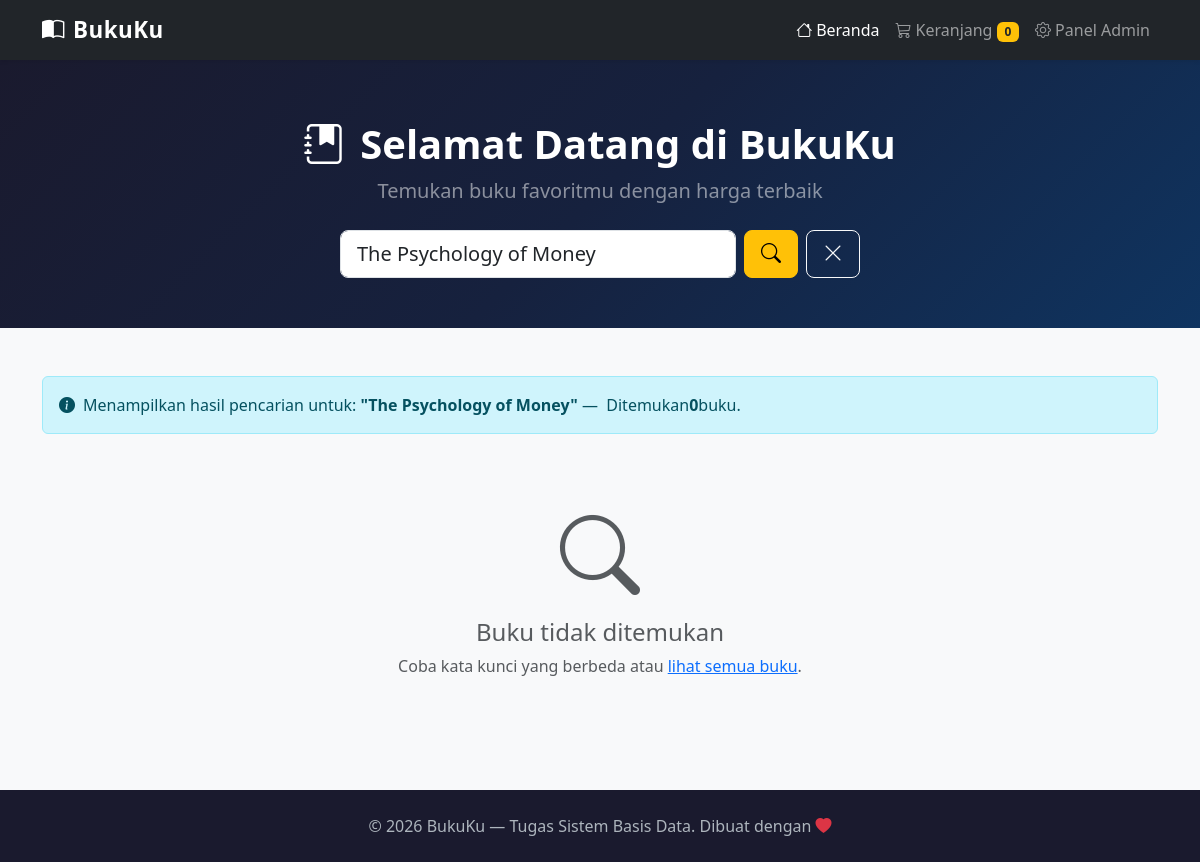
The page /index.php?cari=The Psychology of Money on the database as committed earlier.
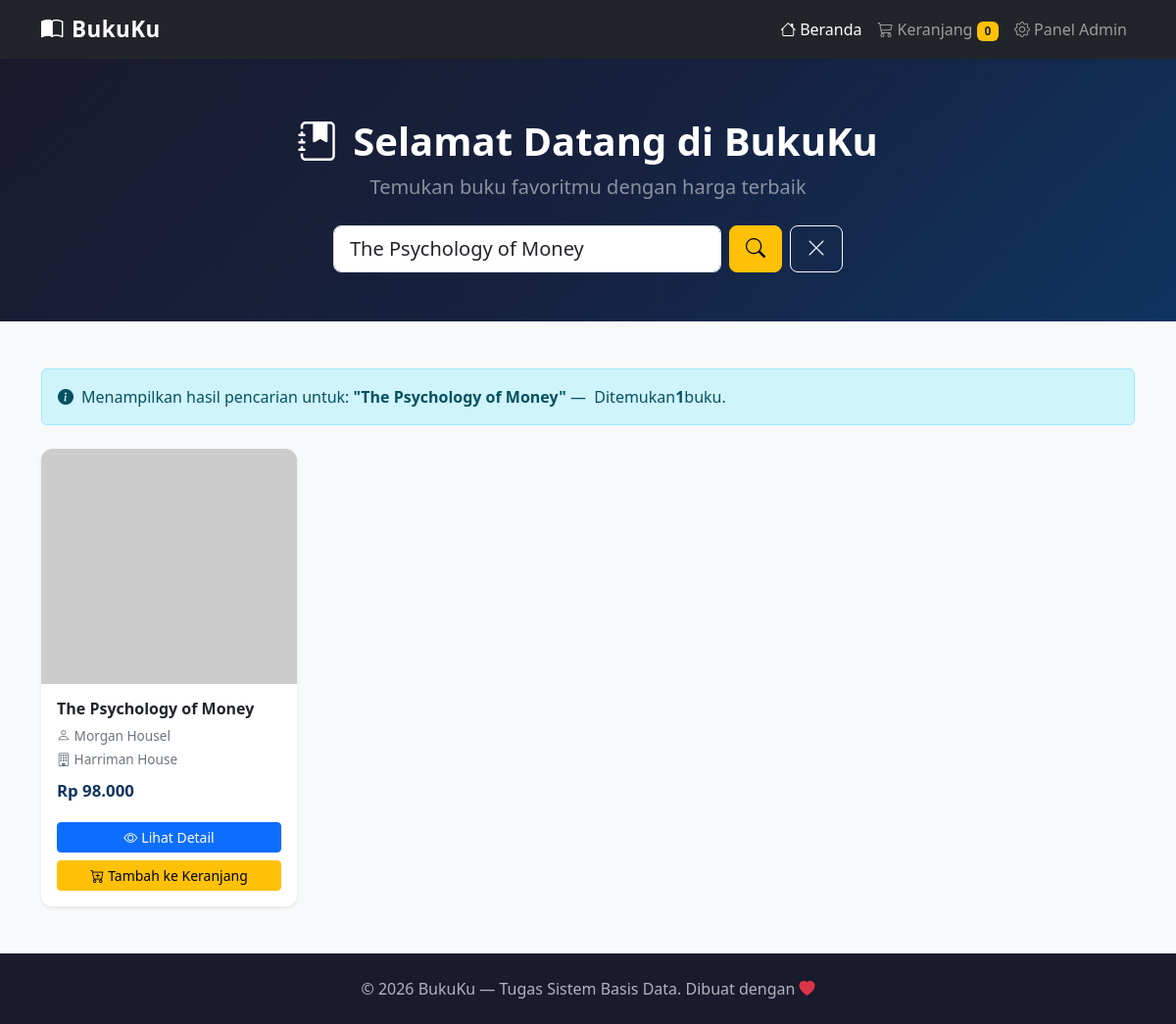
The same page on the database as committed later.
### tables this page shows
CREATE TABLE IF NOT EXISTS buku (
    id       INT(11)        NOT NULL AUTO_INCREMENT,
    judul    VARCHAR(150)   NOT NULL,
    penulis  VARCHAR(100)   NOT NULL,
    penerbit VARCHAR(100)   NOT NULL,
    harga    DECIMAL(12,0)  NOT NULL DEFAULT 0,
    stok     INT(11)        NOT NULL DEFAULT 0,
    deskripsi TEXT,
    cover    VARCHAR(255)   DEFAULT NULL,
    PRIMARY KEY (id)
);

### index.php (the view, shortened to what this page needs)
<?php
require_once 'config/koneksi.php';
$jumlahCart = array_sum($_SESSION['cart'] ?? []);
$kataCari = isset($_GET['cari']) ? trim($_GET['cari']) : '';
if ($kataCari !== '') {
    $stmt = $koneksi->prepare("SELECT * FROM buku WHERE judul LIKE ? ORDER BY judul ASC");
    $paramCari = "%" . $kataCari . "%";
    $stmt->bind_param("s", $paramCari);
    $stmt->execute();
    $result = $stmt->get_result();
} else {
    $result = $koneksi->query("SELECT * FROM buku ORDER BY id DESC");
}
?>
<!DOCTYPE html>
<html lang="id">
<head>
    <link href="https://cdn.jsdelivr.net/npm/bootstrap@5.3.3/dist/css/bootstrap.min.css" rel="stylesheet">
    <link href="https://cdn.jsdelivr.net/npm/bootstrap-icons@1.11.3/font/bootstrap-icons.min.css" rel="stylesheet">
    <link href="assets/css/style.css" rel="stylesheet">
</head>
<body>
    <nav class="navbar navbar-expand-lg navbar-dark bg-dark sticky-top shadow-sm">
        <div class="container">
            <a class="navbar-brand" href="index.php">
                <i class="bi bi-book-half me-2"></i>BukuKu
            </a>
            <div class="collapse navbar-collapse" id="navbarNav">
                <ul class="navbar-nav ms-auto">
                    <li class="nav-item">
                        <a class="nav-link active" href="index.php"><i class="bi bi-house me-1"></i>Beranda</a>
                    </li>
                    <li class="nav-item">
                        <a class="nav-link" href="cart.php">
                            <i class="bi bi-cart3 me-1"></i>Keranjang
                            <span class="badge bg-warning text-dark"><?= $jumlahCart ?></span>
                        </a>
                    </li>
                    <li class="nav-item">
                        <a class="nav-link" href="admin/index.php"><i class="bi bi-gear me-1"></i>Panel Admin</a>
                    </li>
                </ul>
            </div>
        </div>
    </nav>
    <section class="hero-section text-center">
        <div class="container">
            <h1><i class="bi bi-journal-bookmark-fill me-3"></i>Selamat Datang di BukuKu</h1>
            <p class="lead mt-2 mb-4 text-white-50">Temukan buku favoritmu dengan harga terbaik</p>
            <div class="search-wrapper">
                <form action="index.php" method="GET" class="d-flex gap-2">
                    <input
                        type="text"
                        name="cari"
                        class="form-control form-control-lg"
                        placeholder="Cari judul buku..."
                        value="<?= htmlspecialchars($kataCari) ?>"
                        autocomplete="off"
                    >
                    <button class="btn btn-warning btn-lg fw-bold" type="submit">
                        <i class="bi bi-search"></i>
                    </button>
                    <?php if ($kataCari !== ''): ?>
                        <a href="index.php" class="btn btn-outline-light btn-lg" title="Hapus pencarian">
                            <i class="bi bi-x-lg"></i>
                        </a>
                    <?php endif; ?>
                </form>
            </div>
        </div>
    </section>
    <main class="container my-5">
        <?php if ($kataCari !== ''): ?>
            <div class="alert alert-info d-flex align-items-center mb-4" role="alert">
                <i class="bi bi-info-circle-fill me-2"></i>
                Menampilkan hasil pencarian untuk: <strong class="ms-1">"<?= htmlspecialchars($kataCari) ?>"</strong>
                &nbsp;&mdash;&nbsp; Ditemukan <strong><?= $result->num_rows ?></strong> buku.
            </div>
        <?php endif; ?>
        <?php if ($result->num_rows > 0): ?>
            <div class="row row-cols-1 row-cols-sm-2 row-cols-md-3 row-cols-xl-4 g-4">
                <?php while ($buku = $result->fetch_assoc()): ?>
                    <div class="col">
                        <div class="card book-card shadow-sm">
                            <img
                                src="<?= $buku['cover'] ? htmlspecialchars($buku['cover']) : 'https://via.placeholder.com/300x400?text=No+Cover' ?>"
                                class="card-img-top"
                                alt="Cover <?= htmlspecialchars($buku['judul']) ?>"
                                onerror="this.src='https://via.placeholder.com/300x400?text=No+Cover'"
                            >
                            <div class="card-body p-3">
                                <h6 class="card-title"><?= htmlspecialchars($buku['judul']) ?></h6>
                                <p class="card-text penulis mb-1">
                                    <i class="bi bi-person me-1"></i><?= htmlspecialchars($buku['penulis']) ?>
                                </p>
                                <p class="card-text penulis mb-0">
                                    <i class="bi bi-building me-1"></i><?= htmlspecialchars($buku['penerbit']) ?>
                                </p>
                                <p class="harga">
                                    Rp <?= number_format($buku['harga'], 0, ',', '.') ?>
                                </p>
                                <a href="detail.php?id=<?= $buku['id'] ?>" class="btn btn-primary btn-sm w-100 mt-1">
                                    <i class="bi bi-eye me-1"></i>Lihat Detail
                                </a>
                                <form action="proses_cart.php" method="POST" class="mt-2">
                                    <button type="submit" class="btn btn-warning btn-sm w-100" <?= $buku['stok'] <= 0 ? 'disabled' : '' ?>>
                                        <i class="bi bi-cart-plus me-1"></i><?= $buku['stok'] > 0 ? 'Tambah ke Keranjang' : 'Stok Habis' ?>
                                    </button>
                                </form>
                            </div>
                        </div>
                    </div>
                <?php endwhile; ?>
            </div>
        <?php else: ?>
            <div class="text-center py-5">
                <i class="bi bi-search display-1 text-muted"></i>
                <h4 class="mt-3 text-muted">Buku tidak ditemukan</h4>
                <p class="text-muted">Coba kata kunci yang berbeda atau <a href="index.php">lihat semua buku</a>.</p>
            </div>
        <?php endif; ?>
    </main>
    <footer class="text-center mt-auto">
        <div class="container">
            <p class="mb-0">&copy; <?= date('Y') ?> BukuKu &mdash; Tugas Sistem Basis Data. Dibuat dengan <i class="bi bi-heart-fill text-danger"></i></p>
        </div>
    </footer>
</body>
</html>

### assets/css/style.css (style rules this page uses)
body { background-color: #f8f9fa; font-family: 'Segoe UI', Tahoma, Geneva, Verdana, sans-serif; }
.navbar-brand { font-weight: 700; font-size: 1.4rem; letter-spacing: 0.5px; }
.hero-section { background: linear-gradient(135deg, #1a1a2e 0%, #16213e 50%, #0f3460 100%); color: white; padding: 60px 0 50px; }
.hero-section h1 { font-size: 2.5rem; font-weight: 800; }
.book-card { transition: transform 0.25s ease, box-shadow 0.25s ease; border: none; border-radius: 12px; overflow: hidden; height: 100%; }
.book-card .card-img-top { height: 240px; object-fit: cover; object-position: top; background-color: #e9ecef; }
.book-card .card-body { display: flex; flex-direction: column; }
.book-card .card-title { font-size: 1rem; font-weight: 700; display: -webkit-box; -webkit-line-clamp: 2; -webkit-box-orient: vertical; overflow: hidden; }
.book-card .card-text.penulis { font-size: 0.85rem; color: #6c757d; }
.book-card .harga { font-size: 1.05rem; font-weight: 700; color: #0f3460; margin-top: auto; padding-top: 8px; }
footer { background-color: #1a1a2e; color: #adb5bd; padding: 24px 0; }
.search-wrapper { max-width: 520px; margin: 0 auto; }

Rows that differ between the two databases and show on the page:
added buku: judul "The Psychology of Money", penulis "Morgan Housel", penerbit "Harriman House", harga "98.000", stok "Tambah ke Keranjang"
Other text that changed with them:
$result->num_rows: "0" → "1"
text no longer shown: "Buku tidak ditemukan Coba kata kunci yang berbeda atau lihat semua buku ."
